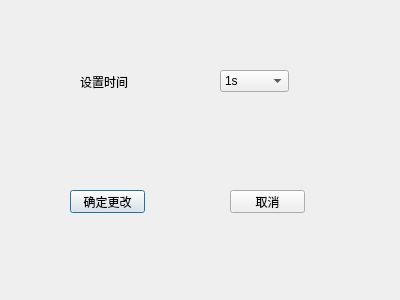
<?xml version="1.0" encoding="UTF-8"?>
<ui version="4.0">
 <class>setTimeDialog</class>
 <widget class="QDialog" name="setTimeDialog">
  <property name="geometry">
   <rect>
    <x>0</x>
    <y>0</y>
    <width>400</width>
    <height>300</height>
   </rect>
  </property>
  <property name="windowTitle">
   <string>设置时间</string>
  </property>
  <widget class="QLabel" name="label">
   <property name="geometry">
    <rect>
     <x>80</x>
     <y>72</y>
     <width>54</width>
     <height>20</height>
    </rect>
   </property>
   <property name="text">
    <string>设置时间</string>
   </property>
  </widget>
  <widget class="QComboBox" name="comboBox">
   <property name="geometry">
    <rect>
     <x>220</x>
     <y>70</y>
     <width>69</width>
     <height>22</height>
    </rect>
   </property>
   <item>
    <property name="text">
     <string>1s</string>
    </property>
   </item>
   <item>
    <property name="text">
     <string>5s</string>
    </property>
   </item>
   <item>
    <property name="text">
     <string>10s</string>
    </property>
   </item>
   <item>
    <property name="text">
     <string>1min</string>
    </property>
   </item>
   <item>
    <property name="text">
     <string>5min</string>
    </property>
   </item>
  </widget>
  <widget class="QPushButton" name="pushButton">
   <property name="geometry">
    <rect>
     <x>70</x>
     <y>190</y>
     <width>75</width>
     <height>23</height>
    </rect>
   </property>
   <property name="text">
    <string>确定更改</string>
   </property>
  </widget>
  <widget class="QPushButton" name="pushButton_2">
   <property name="geometry">
    <rect>
     <x>230</x>
     <y>190</y>
     <width>75</width>
     <height>23</height>
    </rect>
   </property>
   <property name="text">
    <string>取消</string>
   </property>
  </widget>
 </widget>
 <resources/>
 <connections/>
</ui>
